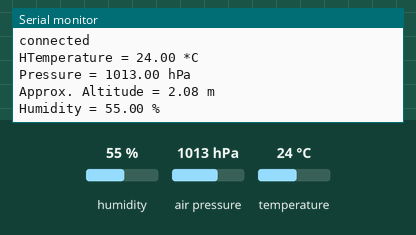
This sketch was run on a simulated ATtiny85, built with avr-gcc and run on an emulated ATtiny85. Shown: the last lines printed to the serial monitor. The test bench sets the inputs (shaded band); at power-on: humidity 55 %, air pressure 1013 hPa, temperature 24 °C. WiFi joins after 1.5 s; servers stay silent unless stated; uploads are accepted with an empty reply.

Above: at 3.9 s.
4.0 s: humidity set to 22 %
At 5.8 s:
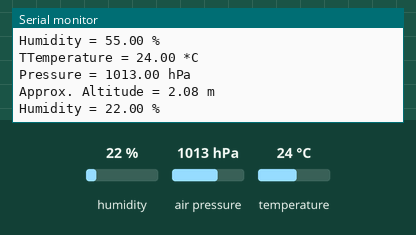
8.3 s: air pressure set to 952 hPa
At 10.3 s:
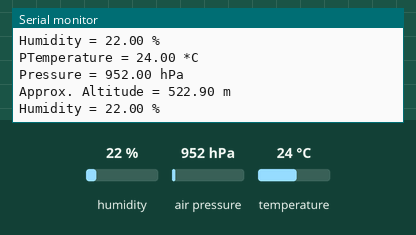
12.3 s: temperature set to 12 °C
Timing chart, 0 to 15.3 s (numbered marks = the images above; inputs shaded):
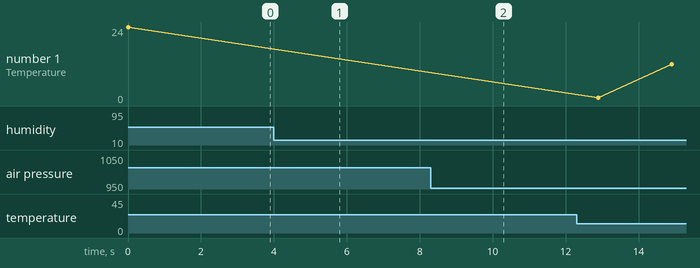

The sketch:

proj2.ino
```cpp
#include <SPI.h>
#include <Ethernet.h>

#include <Wire.h>
#include <Adafruit_Sensor.h>
#include <Adafruit_BME280.h>
#define SEALEVELPRESSURE_HPA (1013.25)

// Enter a MAC address for your controller below.
// Newer Ethernet shields have a MAC address printed on a sticker on the shield
byte mac[] = { 0xDE, 0xAD, 0xBE, 0xEF, 0xFE, 0xED };
char server[] = "weatherstation.wunderground.com";

// Set the static IP address to use if the DHCP fails to assign
IPAddress ip(192, 168, 0, 177);
EthernetClient client;

Adafruit_BME280 bme;

void printValues() {
    Serial.print(F("Temperature = "));
    Serial.print(bme.readTemperature());
    Serial.println(F(" *C"));

    Serial.print(F("Pressure = "));

    Serial.print(bme.readPressure() / 100.0F);
    Serial.println(F(" hPa"));

    Serial.print(F("Approx. Altitude = "));
    Serial.print(bme.readAltitude(SEALEVELPRESSURE_HPA));
    Serial.println(F(" m"));

    Serial.print(F("Humidity = "));
    Serial.print(bme.readHumidity());
    Serial.println(F(" %"));

    Serial.println();
}

void setup() {
  Serial.begin(9600);

  while (!Serial) {
    ; // wait for serial port to connect. Needed for native USB port only
  }

  bool status = bme.begin();
  if (!status) {
    Serial.println(F("Could not find a valid BME280 sensor, check wiring!"));
    while(1);
  }

  printValues();

  // start the Ethernet connection:
  if (Ethernet.begin(mac) == 0) {
    Serial.println("Failed to configure Ethernet using DHCP");
    // try to congifure using IP address instead of DHCP:
    Ethernet.begin(mac, ip);
  }
  // give the Ethernet shield a second to initialize:
  delay(1000);
  Serial.println("connecting...");

  // if you get a connection, report back via serial:
  if (client.connect(server, 80)) {
    Serial.println("connected");
    // Make a HTTP request:
    String url = "/weatherstation/updateweatherstation.php?ID=IBUCHARE82&PASSWORD=iuiqtmdp&dateutc=now&action=updateraw";
    url += "&humidity=60";
    url += "&tempf=70";
    client.println("GET " + url + " HTTP/1.1");
    client.println("Host: " + String(server));
    client.println("Connection: close");
    client.println();
  } else {
    // if you didn't get a connection to the server:
    Serial.println("connection failed");
  }
}

void loop() {
  // if there are incoming bytes available
  // from the server, read them and print them:
  if (client.available()) {
    char c = client.read();
    Serial.print(c);
  }

  // if the server's disconnected, stop the client:
  if (!client.connected()) {
    Serial.println();
    Serial.println("disconnecting.");
    client.stop();
  }
  printValues();
  delay(2000);
}
```

Measured:
- after the input at 4.0 s, the serial monitor: prints a new line after 0.83 s (image 1)
- after the input at 8.3 s, the serial monitor: prints a new line after 0.56 s (image 2)
